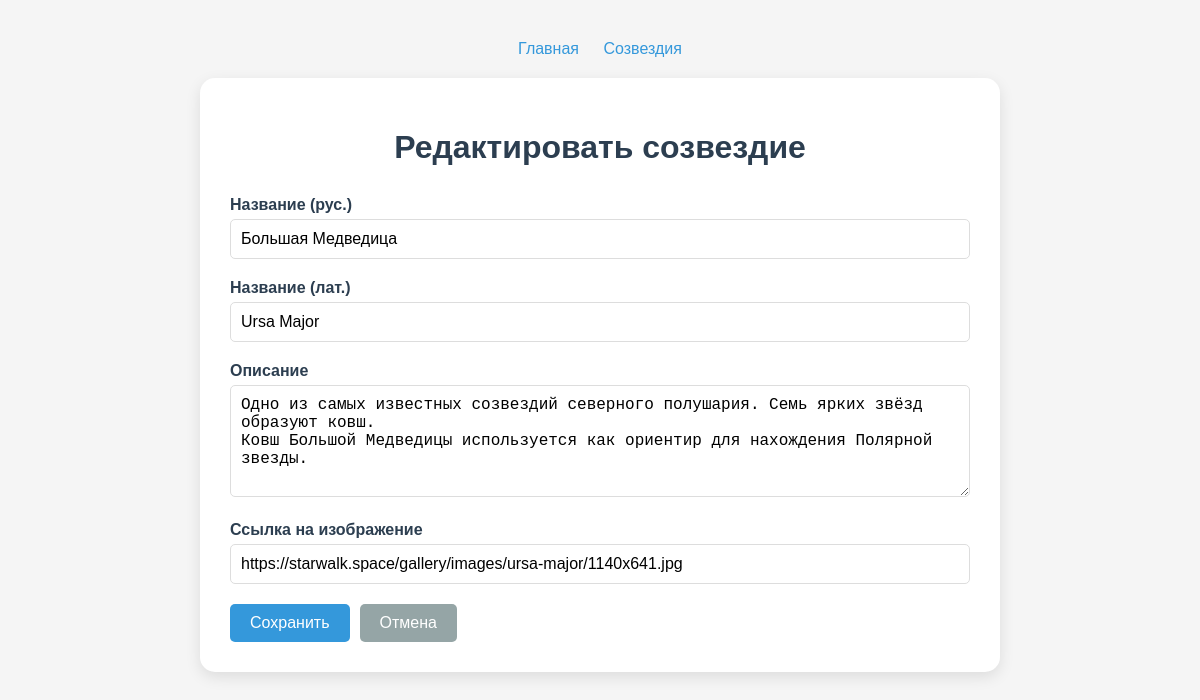
/constellation/1/edit/, run on the app's committed database.
### quiz/models.py (models this page shows, shortened)
class Constellation(models.Model):
    name_ru = models.CharField(max_length=100, verbose_name="Название (рус.)")
    name_la = models.CharField(max_length=100, verbose_name="Название (лат.)", blank=True)
    description = models.TextField(verbose_name="Описание", blank=True)
    image_url = models.URLField(verbose_name="Ссылка на созвездие", blank=True)
    created_at = models.DateTimeField(auto_now_add=True, verbose_name="Дата создания")
    updated_at = models.DateTimeField(auto_now=True, verbose_name="Дата обновления")
    class Meta:
        verbose_name = "Созвездие"
        verbose_name_plural = "созвездия"
        ordering = ['name_ru']

### quiz/views.py (the view)
# urls.py: path('constellation/<int:pk>/edit/', views.constellation_edit, name='constellation_edit'),
def constellation_edit(request, pk):
    constellation = get_object_or_404(Constellation, pk=pk)
    if request.method == 'POST':
        form = ConstellationForm(request.POST, instance=constellation)
        if form.is_valid():
            constellation = form.save()
            messages.success(request, f'Созвездие "{constellation.name_ru}" успешно обновлено!')
            return redirect('constellation_detail', pk=constellation.pk)
    else:
        form = ConstellationForm(instance=constellation)
    return render(request, 'quiz/constellation_form.html', {
        'form': form,
        'title': 'Редактировать созвездие',
        'button_text': 'Сохранить',
        'constellation': constellation
    })

### quiz/forms.py (shortened to what this page needs)
class ConstellationForm(forms.ModelForm):
    class Meta:
        model = Constellation
        fields = ['name_ru', 'name_la', 'description', 'image_url']
        labels = {
            'name_ru': 'Название (рус.)',
            'name_la': 'Название (лат.)',
            'description': 'Описание',
            'image_url': 'Ссылка на изображение',
        }
        widgets = {
            'description': forms.Textarea(attrs={'rows': 5}),
            'image_url': forms.URLInput(attrs={'placeholder': 'https://...'}),
        }

### quiz/templates/quiz/constellation_form.html (shortened to what this page needs)
<!DOCTYPE html>
<html lang="ru">
<head>
</head>
<body>
    <div class="nav-links">
        <a href="/">Главная</a>
        <a href="/constellations/">Созвездия</a>
    </div>
    <div class="form-container">
        <h1>{{ title }}</h1>
        <form method="post">
            {% for field in form %}
            <div class="form-group">
                <label for="{{ field.id_for_label }}">{{ field.label }}</label>
                {{ field }}
            </div>
            {% endfor %}
            <div class="button-group">
                <button type="submit" class="btn btn-primary">{{ button_text }}</button>
                <a href="{% url 'constellation_list' %}" class="btn btn-secondary">Отмена</a>
            </div>
        </form>
    </div>
</body>
</html>

### quiz/templates/quiz/constellation_form.html (style rules this page uses)
body { font-family: Arial, sans-serif; max-width: 800px; margin: 0 auto; padding: 20px; background-color: #f5f5f5; }
.nav-links { text-align: center; margin: 20px 0; }
.nav-links a { margin: 0 10px; color: #3498db; text-decoration: none; }
.form-container { background: white; border-radius: 15px; padding: 30px; box-shadow: 0 5px 15px rgba(0,0,0,0.1); }
h1 { text-align: center; color: #2c3e50; margin-bottom: 30px; }
.form-group { margin-bottom: 20px; }
label { display: block; font-weight: bold; margin-bottom: 5px; color: #2c3e50; }
input, textarea { width: 100%; padding: 10px; border: 1px solid #ddd; border-radius: 5px; font-size: 16px; box-sizing: border-box; }
textarea { resize: vertical; }
.button-group { display: flex; gap: 10px; margin-top: 20px; }
.btn { padding: 10px 20px; border: none; border-radius: 5px; cursor: pointer; font-size: 16px; text-decoration: none; display: inline-block; text-align: center; }
.btn-primary { background-color: #3498db; color: white; }
.btn-secondary { background-color: #95a5a6; color: white; }

### data on the page
Constellation: form "Большая Медведица" "Ursa Major" "Одно из самых известных созвездий северного полушария. Семь ярких звёзд образуют ковш. Ковш Большой Медведицы используется как ориентир для нахождения Полярной звезды." "https://starwalk.space/gallery/images/ursa-major/1140x641.jpg"

### other printed values
{{ title }} "Редактировать созвездие"
{{ field.label }} "Название (рус.)" "Название (лат.)" "Описание" "Ссылка на изображение"
{{ button_text }} "Сохранить"
